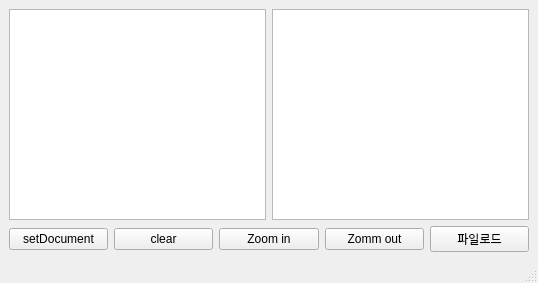
<?xml version="1.0" encoding="UTF-8"?>
<ui version="4.0">
 <class>MainWindow</class>
 <widget class="QMainWindow" name="MainWindow">
  <property name="geometry">
   <rect>
    <x>0</x>
    <y>0</y>
    <width>538</width>
    <height>283</height>
   </rect>
  </property>
  <property name="windowTitle">
   <string>MainWindow</string>
  </property>
  <property name="styleSheet">
   <string notr="true"/>
  </property>
  <property name="documentMode">
   <bool>true</bool>
  </property>
  <widget class="QWidget" name="centralwidget">
   <layout class="QVBoxLayout" name="verticalLayout">
    <item>
     <layout class="QHBoxLayout" name="horizontalLayout_2">
      <item>
       <widget class="QPlainTextEdit" name="txtEditor1">
        <property name="documentTitle">
         <string/>
        </property>
        <property name="lineWrapMode">
         <enum>QPlainTextEdit::WidgetWidth</enum>
        </property>
        <property name="plainText">
         <string/>
        </property>
        <property name="overwriteMode">
         <bool>false</bool>
        </property>
        <property name="backgroundVisible">
         <bool>false</bool>
        </property>
        <property name="centerOnScroll">
         <bool>false</bool>
        </property>
       </widget>
      </item>
      <item>
       <widget class="QPlainTextEdit" name="txtEditor2">
        <property name="documentTitle">
         <string/>
        </property>
        <property name="lineWrapMode">
         <enum>QPlainTextEdit::WidgetWidth</enum>
        </property>
        <property name="overwriteMode">
         <bool>false</bool>
        </property>
        <property name="backgroundVisible">
         <bool>false</bool>
        </property>
        <property name="centerOnScroll">
         <bool>false</bool>
        </property>
       </widget>
      </item>
     </layout>
    </item>
    <item>
     <layout class="QHBoxLayout" name="horizontalLayout">
      <item>
       <widget class="QPushButton" name="btnSetDoc">
        <property name="text">
         <string>setDocument</string>
        </property>
        <property name="autoRepeat">
         <bool>false</bool>
        </property>
       </widget>
      </item>
      <item>
       <widget class="QPushButton" name="btnClear">
        <property name="text">
         <string>clear</string>
        </property>
        <property name="autoRepeat">
         <bool>false</bool>
        </property>
       </widget>
      </item>
      <item>
       <widget class="QPushButton" name="pushButton">
        <property name="text">
         <string>Zoom in</string>
        </property>
       </widget>
      </item>
      <item>
       <widget class="QPushButton" name="pushButton_2">
        <property name="text">
         <string>Zomm out</string>
        </property>
       </widget>
      </item>
      <item>
       <widget class="QPushButton" name="btnLoad">
        <property name="text">
         <string>파일로드</string>
        </property>
        <property name="autoRepeat">
         <bool>false</bool>
        </property>
       </widget>
      </item>
     </layout>
    </item>
   </layout>
  </widget>
  <widget class="QMenuBar" name="menubar">
   <property name="geometry">
    <rect>
     <x>0</x>
     <y>0</y>
     <width>538</width>
     <height>20</height>
    </rect>
   </property>
  </widget>
  <widget class="QStatusBar" name="statusbar"/>
 </widget>
 <resources/>
 <connections>
  <connection>
   <sender>pushButton</sender>
   <signal>clicked()</signal>
   <receiver>txtEditor1</receiver>
   <slot>zoomIn()</slot>
   <hints>
    <hint type="sourcelabel">
     <x>273</x>
     <y>263</y>
    </hint>
    <hint type="destinationlabel">
     <x>205</x>
     <y>187</y>
    </hint>
   </hints>
  </connection>
  <connection>
   <sender>pushButton_2</sender>
   <signal>clicked()</signal>
   <receiver>txtEditor1</receiver>
   <slot>zoomOut()</slot>
   <hints>
    <hint type="sourcelabel">
     <x>332</x>
     <y>258</y>
    </hint>
    <hint type="destinationlabel">
     <x>226</x>
     <y>195</y>
    </hint>
   </hints>
  </connection>
 </connections>
 <buttongroups>
  <buttongroup name="btnGroupWarp"/>
 </buttongroups>
</ui>
